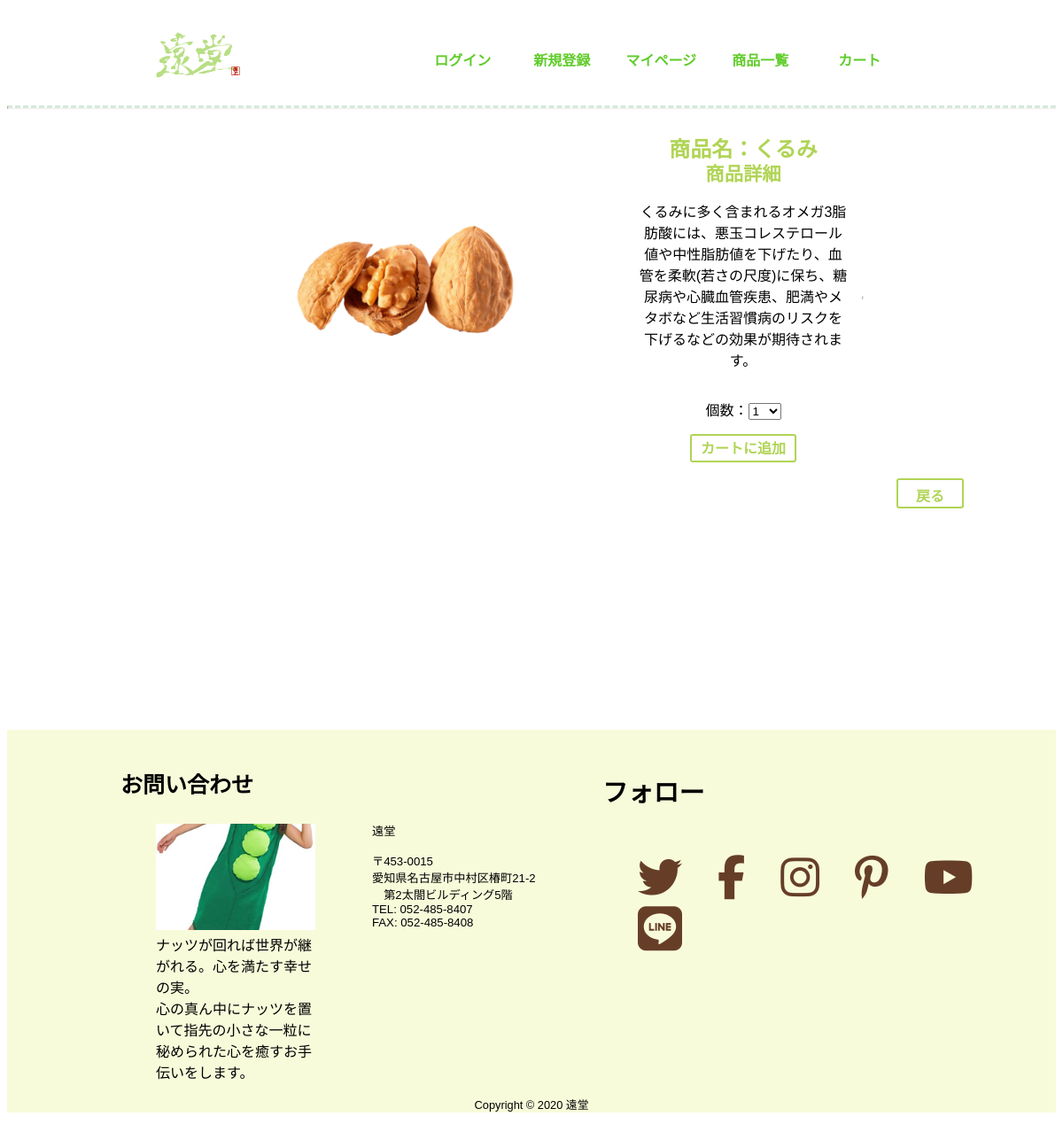
Screenshot of /detail.php?id=2 with the database file from the repository.
### tables this page shows
CREATE TABLE `product` (
  `id` int(11) NOT NULL,
  `product_name` varchar(200) NOT NULL,
  `price` int(11) NOT NULL,
  `syousai` varchar(200) NOT NULL,
  `keywords` varchar(60) NOT NULL
);

### detail.php (the view, shortened to what this page needs)
<?php require 'header.php'; ?>
	<link rel = "stylesheet" href="css/style_detail.css">
		<hr>
	<div class="one_main">
		<div class="item">
			<div class="one_container">
<?php
$pdo=new PDO('mysql:host=localhost;dbname=shop;charset=utf8',
	'root', '');
$sql=$pdo->prepare('select * from product where id=?');
$sql->execute([$_REQUEST['id']]);
foreach ($sql as $row) {
	echo '<p class="one_item"><img src="image/', $row['id'], '-1.png" class = "image-photo"></p>';
	echo '<form action="cart_append.php" method="post" class = "nav">';
	echo '<div class="one_item" ><nav><h1 class="title">商品名：', $row['product_name'], '</h1>';
	echo '<h2 class="title_in">商品詳細</h2><p>', $row['syousai'], '</p>';
	echo '<p class="pce">個数：<select name="count">';
	for ($i=1; $i<=10; $i++) {
		echo '<option value="', $i, '">', $i, '</option>';
	}
	echo '</select></p>';
	echo '<input type="submit" value="カートに追加">';
	echo '</nav></div></form>';
}
?>
<hr class="xyz">
 </div>
</div>
<a href="syouhinnkensaku_only.php" class="return">戻る</a>
</div>

### css/style2.css (style rules this page uses)
body { font-family: '游ゴシック体', 'Yu Gothic', 'YuGothic', 'ヒラギノ角ゴ Pro', 'Hiragino Kaku Gothic Pro', 'メイリオ', 'Meiryo', sans-serif; overflow-y: scroll; }
.footer { margin-top: 250px; background-color: rgb(248,251,218); }
.footer__wrapper { display: flex; justify-content: space-around; height: 400px; }
.contact { width: 40vw; margin-left: 8vw; }
.contact__ttl { font-size: 25px; margin-bottom: 0.5em; }
.contact__company { display: flex; }
.contact__ceo { display: table; }
.contact__ceo--img { width: 15vw; height: 10vw; object-fit: cover; }
.contact__ceo--txt { display: table-caption; caption-side: bottom; }
.contact__txt { font-size: 1.1vw; margin-left: 2vw; }
.follow { width: 40vw; }
.follow__ttl { font-size: 1.8em; margin-bottom: 0.5em; }
.follow__ico { display: flex; flex-wrap: wrap; font-size: 50px; list-style: none; }
.fab { color: rgb(102,62,40); margin-right: 0.8em; text-decoration: none; }
.copyright { font-size: 0.8em; text-align: center; }

### css/style_detail.css (style rules this page uses)
.one_container { display: inline-flex; align-content: space-around; flex-wrap:wrap; justify-content:center; align-items:center; padding-left: 200px; padding-right: 200px; }
.one_item { display: inline; box-sizing: border-box; padding-left: 40px; padding-right: 40px; margin: 0 auto; text-align:center; }
hr { border-top: 3px dashed #D5EAD8; }
.one_item img { width: 400px; height: 300px; object-fit: cover; }
.nav { width: 30%; }
.image-photo { box-sizing: border-box; width:600px; height:450px; object-fit:cover; padding: 0 1em 1em 0; }
.return { margin-left: 900px; }
.one_main { text-align: center; position: relative; }
.title { margin: 0; }
.title_in { font-size: 16pt; margin: 0; margin-top: -5px; }
.pce { padding-top: 1em; }
h1 , h2 { font-size: 24px; color: #b0d455; }
a.return { color: #61cc2b; text-decoration: none; font-weight: bold; }
a.return { width: 40px; height: 20px; text-align: center; background-color: #FFF; display: inline-block; padding: 0.3em 1em; text-decoration: none; color: #b0d455; border: solid 2px #b0d455; border-radius: 3px; transition: .4s; font-weight: bold; }
input[type="submit"] { width: 120px; height: 2em; font-size: 1em; background-color: #FFF; text-decoration: none; color: #b0d455; padding-bottom: 0.2em; border: solid 2px #b0d455; border-radius: 3px; transition: .4s; font-weight: bold; }

### rows the page displays
product: product_name "くるみ", syousai "くるみに多く含まれるオメガ3脂肪酸には、悪玉コレステロール値や中性脂肪値を下げたり、血管を柔軟(若さの尺度)に保ち、糖尿病や心臓血管疾患、肥満やメタボなど生活習慣病のリスクを下げるなどの効果が期待されます。"

### other values shown
form field count "1"
